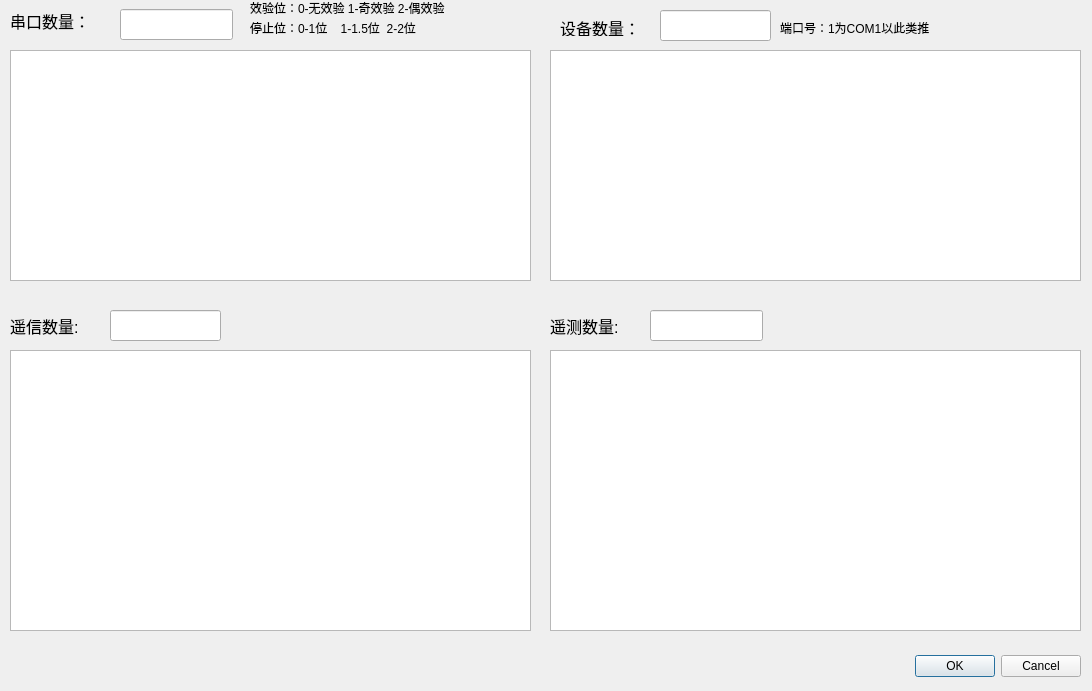
<?xml version="1.0" encoding="UTF-8"?>
<ui version="4.0">
 <class>DialogConfigDev</class>
 <widget class="QDialog" name="DialogConfigDev">
  <property name="geometry">
   <rect>
    <x>0</x>
    <y>0</y>
    <width>1092</width>
    <height>691</height>
   </rect>
  </property>
  <property name="windowTitle">
   <string>Dialog</string>
  </property>
  <widget class="QDialogButtonBox" name="buttonBox">
   <property name="geometry">
    <rect>
     <x>880</x>
     <y>650</y>
     <width>201</width>
     <height>32</height>
    </rect>
   </property>
   <property name="orientation">
    <enum>Qt::Horizontal</enum>
   </property>
   <property name="standardButtons">
    <set>QDialogButtonBox::Cancel|QDialogButtonBox::Ok</set>
   </property>
  </widget>
  <widget class="QLabel" name="label">
   <property name="geometry">
    <rect>
     <x>10</x>
     <y>10</y>
     <width>101</width>
     <height>21</height>
    </rect>
   </property>
   <property name="font">
    <font>
     <pointsize>12</pointsize>
    </font>
   </property>
   <property name="text">
    <string>串口数量：</string>
   </property>
  </widget>
  <widget class="QTableView" name="tableViewUart">
   <property name="geometry">
    <rect>
     <x>10</x>
     <y>50</y>
     <width>521</width>
     <height>231</height>
    </rect>
   </property>
  </widget>
  <widget class="QLineEdit" name="lineEditUart">
   <property name="geometry">
    <rect>
     <x>120</x>
     <y>9</y>
     <width>113</width>
     <height>31</height>
    </rect>
   </property>
   <property name="font">
    <font>
     <pointsize>12</pointsize>
    </font>
   </property>
  </widget>
  <widget class="QTableView" name="tableViewDev">
   <property name="geometry">
    <rect>
     <x>550</x>
     <y>50</y>
     <width>531</width>
     <height>231</height>
    </rect>
   </property>
  </widget>
  <widget class="QLineEdit" name="lineEditDev">
   <property name="geometry">
    <rect>
     <x>660</x>
     <y>10</y>
     <width>111</width>
     <height>31</height>
    </rect>
   </property>
   <property name="font">
    <font>
     <pointsize>12</pointsize>
    </font>
   </property>
  </widget>
  <widget class="QLabel" name="label_2">
   <property name="geometry">
    <rect>
     <x>560</x>
     <y>20</y>
     <width>91</width>
     <height>16</height>
    </rect>
   </property>
   <property name="font">
    <font>
     <pointsize>12</pointsize>
    </font>
   </property>
   <property name="text">
    <string>设备数量：</string>
   </property>
  </widget>
  <widget class="QLabel" name="label_3">
   <property name="geometry">
    <rect>
     <x>250</x>
     <y>0</y>
     <width>271</width>
     <height>16</height>
    </rect>
   </property>
   <property name="text">
    <string>效验位：0-无效验 1-奇效验 2-偶效验</string>
   </property>
  </widget>
  <widget class="QLabel" name="label_4">
   <property name="geometry">
    <rect>
     <x>250</x>
     <y>20</y>
     <width>261</width>
     <height>16</height>
    </rect>
   </property>
   <property name="text">
    <string>停止位：0-1位    1-1.5位  2-2位</string>
   </property>
  </widget>
  <widget class="QLabel" name="label_5">
   <property name="geometry">
    <rect>
     <x>780</x>
     <y>20</y>
     <width>191</width>
     <height>16</height>
    </rect>
   </property>
   <property name="text">
    <string>端口号：1为COM1以此类推</string>
   </property>
  </widget>
  <widget class="QLineEdit" name="lineEditLetter">
   <property name="geometry">
    <rect>
     <x>110</x>
     <y>310</y>
     <width>111</width>
     <height>31</height>
    </rect>
   </property>
   <property name="font">
    <font>
     <pointsize>12</pointsize>
    </font>
   </property>
  </widget>
  <widget class="QLabel" name="label_6">
   <property name="geometry">
    <rect>
     <x>10</x>
     <y>315</y>
     <width>91</width>
     <height>21</height>
    </rect>
   </property>
   <property name="font">
    <font>
     <pointsize>12</pointsize>
    </font>
   </property>
   <property name="text">
    <string>遥信数量:</string>
   </property>
  </widget>
  <widget class="QTableView" name="tableViewLetter">
   <property name="geometry">
    <rect>
     <x>10</x>
     <y>350</y>
     <width>521</width>
     <height>281</height>
    </rect>
   </property>
  </widget>
  <widget class="QLabel" name="label_7">
   <property name="geometry">
    <rect>
     <x>550</x>
     <y>315</y>
     <width>91</width>
     <height>21</height>
    </rect>
   </property>
   <property name="font">
    <font>
     <pointsize>12</pointsize>
    </font>
   </property>
   <property name="text">
    <string>遥测数量:</string>
   </property>
  </widget>
  <widget class="QLineEdit" name="lineEditMeas">
   <property name="geometry">
    <rect>
     <x>650</x>
     <y>310</y>
     <width>113</width>
     <height>31</height>
    </rect>
   </property>
   <property name="font">
    <font>
     <pointsize>12</pointsize>
    </font>
   </property>
  </widget>
  <widget class="QTableView" name="tableViewMeas">
   <property name="geometry">
    <rect>
     <x>550</x>
     <y>350</y>
     <width>531</width>
     <height>281</height>
    </rect>
   </property>
  </widget>
 </widget>
 <resources/>
 <connections>
  <connection>
   <sender>buttonBox</sender>
   <signal>accepted()</signal>
   <receiver>DialogConfigDev</receiver>
   <slot>accept()</slot>
   <hints>
    <hint type="sourcelabel">
     <x>248</x>
     <y>254</y>
    </hint>
    <hint type="destinationlabel">
     <x>157</x>
     <y>274</y>
    </hint>
   </hints>
  </connection>
  <connection>
   <sender>buttonBox</sender>
   <signal>rejected()</signal>
   <receiver>DialogConfigDev</receiver>
   <slot>reject()</slot>
   <hints>
    <hint type="sourcelabel">
     <x>316</x>
     <y>260</y>
    </hint>
    <hint type="destinationlabel">
     <x>286</x>
     <y>274</y>
    </hint>
   </hints>
  </connection>
 </connections>
</ui>
